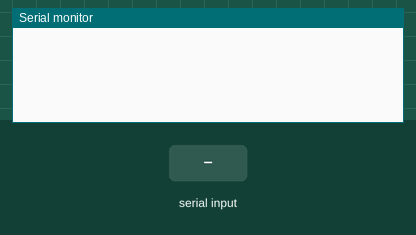
Simulated run of this sketch. Board: Arduino Uno, built with avr-gcc and run on an emulated ATmega328P. Shown: the last lines printed to the serial monitor. Inputs (shaded band) come from the test bench.

Above: at 1.2 s.
1.3 s: "<PING>" received over Serial
At 1.8 s:
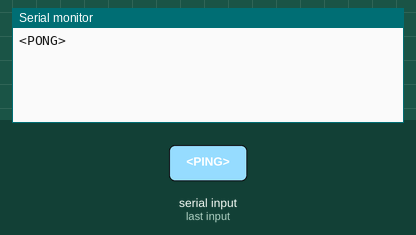
2.8 s: ">" received over Serial
At 4.0 s:
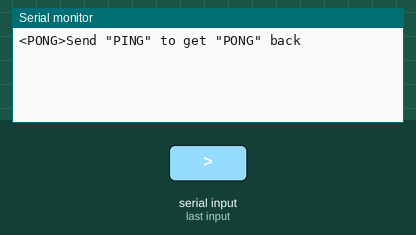

Measured:
- after the input at 1.3 s, the serial monitor: prints a new line at once (image 1)
- after the input at 2.8 s, the serial monitor: prints a new line at once (image 2)

The sketch:

espcode.ino
```cpp
String receivedString;
void setup() {
  Serial.begin(9600);
  receivedString = "";
}

void loop() {
  while (Serial.available() > 0) {
    char receivedChar = Serial.read();
    if(receivedChar == '<') {
      receivedString = "";
    }
    else if(receivedChar == '>') {
      if(receivedString == "PING") {
        Serial.write("<PONG>");
      }
      else {
        Serial.write("Send \"PING\" to get \"PONG\" back");
      }
      receivedString = "";
    }
    else {
      receivedString += receivedChar;
    }
  }
}
```
